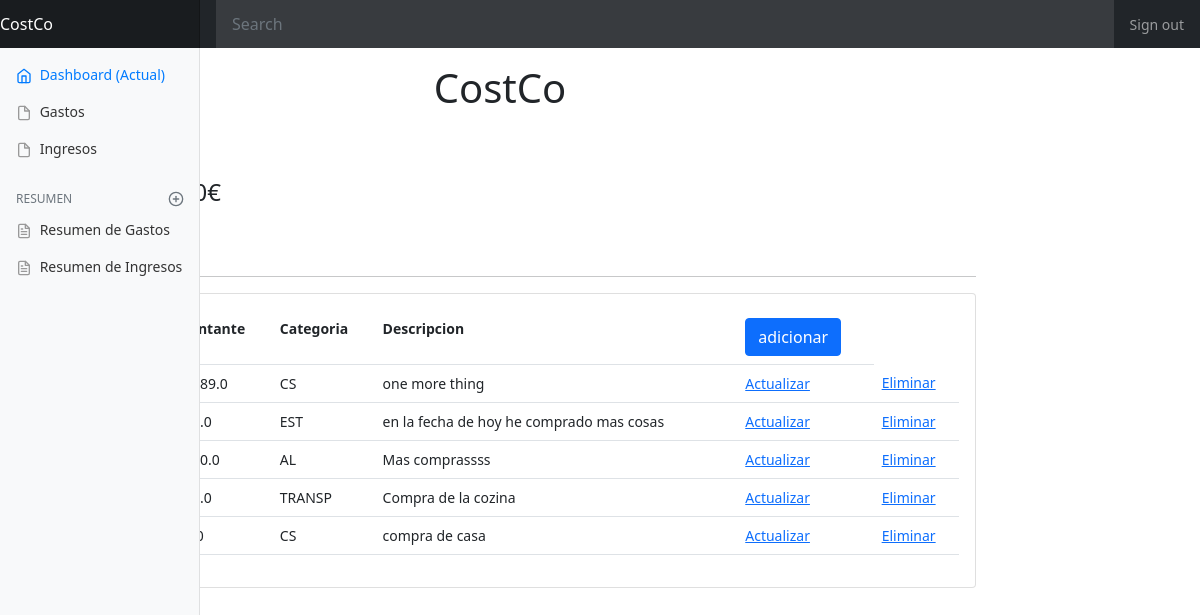
The app's page /, older data.
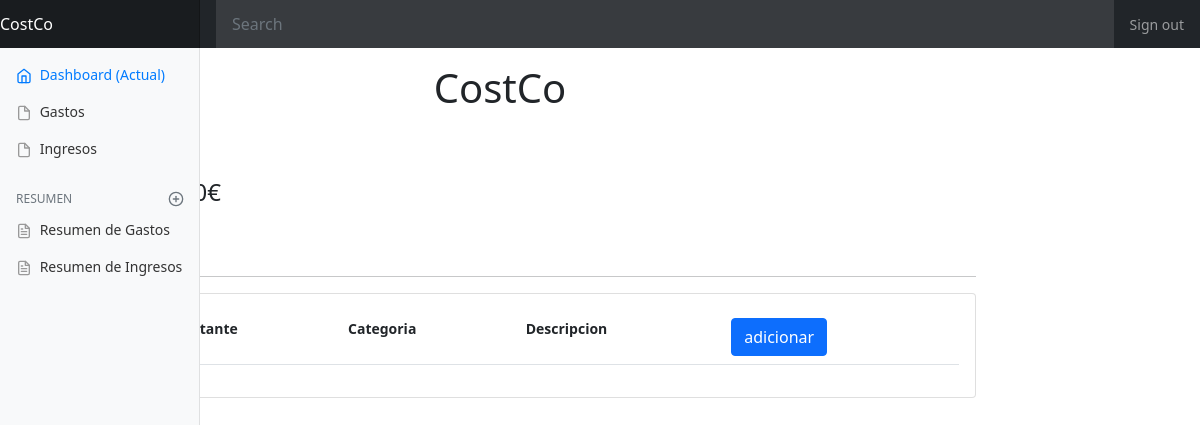
The same page, newer data.
### Control_app/models.py (models this page shows, shortened)
class Gastos(models.Model):
    GATEGORIA = [
    ('AL','Alimentacion'),
    ('TRANSP','Transporte'),
    ('EST','Estudio'),
    ('EMP','Empleo'),
    ('ENT','Entretenimiento'),
    ('CS','Casa')]
    montante = models.FloatField()
    fecha = models.DateField(default=now)
    descripcion = models.TextField()
    categoria = models.CharField(max_length = 30,blank=True, choices=GATEGORIA, default="Casa")
    class Meta:
        ordering = ['-fecha']

### Control_app/views.py (the view)
def inicio(request):
    gastos = Gastos.objects.all().order_by('-fecha')
    gasto_anual = gastos.filter(fecha__year = datetime.now().year)
    total_montante_ano = sum(gasto.montante for gasto in gasto_anual)
    gasto_mensual = gastos.filter(fecha__month=datetime.now().month)
    total_montante_mes = sum(gasto.montante for gasto in gasto_mensual)
    contenido = {
        "gastos":gastos,
        "gasto_anual":gasto_anual,
        "gasto_mensual":gasto_mensual,
        "total_anual":total_montante_ano,
        "total_mensual":total_montante_mes,
    }
    return render(request, 'Control_app/inicio_gastos.html',contenido)

### templates/Control_app/inicio_gastos.html
{% extends 'Control_app/base.html' %}
{% block content %}
<div class="center-column">
    <h1>
        <center>CostCo</center>
    </h1>
    <br />
    <h4>Total Anual: {{total_anual}}€</h4>
    <h4>Total Mensual: {{total_mensual}}€</h4>
    <br />
    <div class="col-md-12">
        <h5>GASTOS MENSUAL</h5>
        <hr>
        <div class="card card-body">
            <table class="table table">
                <tr>
                    <th>Fecha</th>
                    <th>Montante</th>
                    <th>Categoria</th>
                    <th>Descripcion</th>
                    <th><a href="{% url 'Control_app:adicionar' %}" class="btn btn-primary">adicionar</a></button></th>
                </tr>
                {% for gasto in gastos %}
                <tr>
                    <td>{{gasto.fecha}}</td>
                    <td>{{gasto.montante}}</td>
                    <td>{{gasto.categoria}}</td>
                    <td>{{gasto.descripcion}}</td>
                    <td><a href="{% url 'Control_app:actualizar' gasto.id %}">Actualizar</a></td>
                    <td><a href="{% url 'Control_app:eliminar' gasto.id %}">Eliminar</a></td>
                </tr>
                {% endfor %}
            </table>
        </div>
    </div>
</div>
{% endblock %}

### templates/Control_app/base.html (shortened to what this page needs)
<!Doctype html>
{% load static %}
<html lang="en">
  <head>
    <link href="{% static 'Control_app/css/bootstrap.min.css' %}" rel="stylesheet">
<link href="{% static 'Control_app/css/dashboard.css' %}" rel="stylesheet">
  </head>
  <body>
    <nav class="navbar navbar-dark sticky-top bg-dark flex-md-nowrap p-0">
      <a class="navbar-brand col-sm-3 col-md-2 mr-0" href="#">CostCo</a>
      <input class="form-control form-control-dark w-100" type="text" placeholder="Search" aria-label="Search">
      <ul class="navbar-nav px-3">
        <li class="nav-item text-nowrap">
          <a class="nav-link" href="#">Sign out</a>
        </li>
      </ul>
    </nav>
    <div class="container-fluid">
      <div class="row">
       {% include 'Control_app/sidebar.html' %}
        <main role="main" class="col-md-9 ml-sm-auto col-lg-10 pt-3 px-4">
          {% block content %}
          {% endblock %}
        </main>
      </div>
    </div>
  </body>
</html>

### templates/Control_app/sidebar.html
{% load static %}
 <nav class="col-md-2 d-none d-md-block bg-light sidebar">
    <div class="sidebar-sticky">
      <ul class="nav flex-column">
        <li class="nav-item">
          <a class="nav-link active" href="#">
            <span data-feather="home"></span>
            Dashboard <span class="sr-only">(Actual)</span>
          </a>
        </li>
        <li class="nav-item">
          <a class="nav-link" href="#">
            <span data-feather="file"></span>
            Gastos
          </a>
        </li>
        <li class="nav-item">
          <a class="nav-link" href="#">
            <span data-feather="file"></span>
            Ingresos
          </a>
        </li>
      <h6 class="sidebar-heading d-flex justify-content-between align-items-center px-3 mt-4 mb-1 text-muted">
        <span>Resumen</span>
        <a class="d-flex align-items-center text-muted" href="#">
          <span data-feather="plus-circle"></span>
        </a>
      </h6>
      <ul class="nav flex-column mb-2">
        <li class="nav-item">
          <a class="nav-link" href="#">
            <span data-feather="file-text"></span>
            Resumen de Gastos
          </a>
        </li>
        <li class="nav-item">
          <a class="nav-link" href="#">
            <span data-feather="file-text"></span>
            Resumen de Ingresos
          </a>
        </li>
      </ul>
    </div>
  </nav>

### static/Control_app/dashboard.css (style rules this page uses)
body { font-size: .875rem; }
.feather { width: 16px; height: 16px; vertical-align: text-bottom; }
.sidebar { position: fixed; top: 0; bottom: 0; left: 0; z-index: 100; padding: 0; box-shadow: inset -1px 0 0 rgba(0, 0, 0, .1); }
.sidebar-sticky { position: -webkit-sticky; position: sticky; top: 48px; height: calc(100vh - 48px); padding-top: .5rem; overflow-x: hidden; overflow-y: auto; }
.sidebar .nav-link { font-weight: 500; color: #333; }
.sidebar .nav-link .feather { margin-right: 4px; color: #999; }
.sidebar .nav-link.active { color: #007bff; }
.sidebar .nav-link:hover .feather, .sidebar .nav-link.active .feather { color: inherit; }
.sidebar-heading { font-size: .75rem; text-transform: uppercase; }
.navbar-brand { padding-top: .75rem; padding-bottom: .75rem; font-size: 1rem; background-color: rgba(0, 0, 0, .25); box-shadow: inset -1px 0 0 rgba(0, 0, 0, .25); }
.navbar .form-control { padding: .75rem 1rem; border-width: 0; border-radius: 0; }
.form-control-dark { color: #fff; background-color: rgba(255, 255, 255, .1); border-color: rgba(255, 255, 255, .1); }

Row changes from the older to the newer data that the page shows:
removed Gastos: montante "78989.0", categoria "CS", descripcion "one more thing"
removed Gastos: categoria "EST", descripcion "en la fecha de hoy he comprado mas cosas"
removed Gastos: categoria "AL", descripcion "Mas comprassss"
removed Gastos: categoria "TRANSP", descripcion "Compra de la cozina"
removed Gastos: categoria "CS", descripcion "compra de casa"
